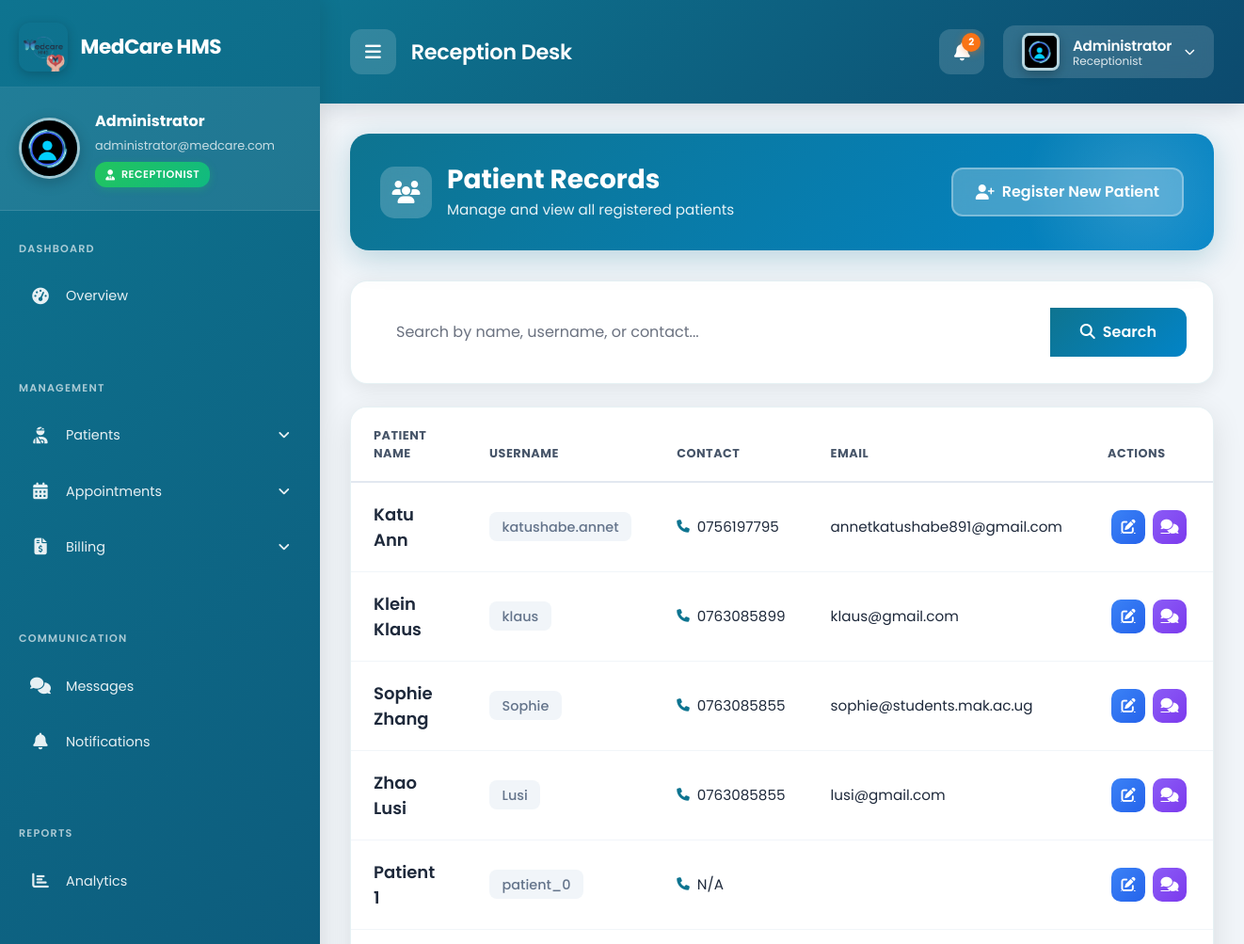
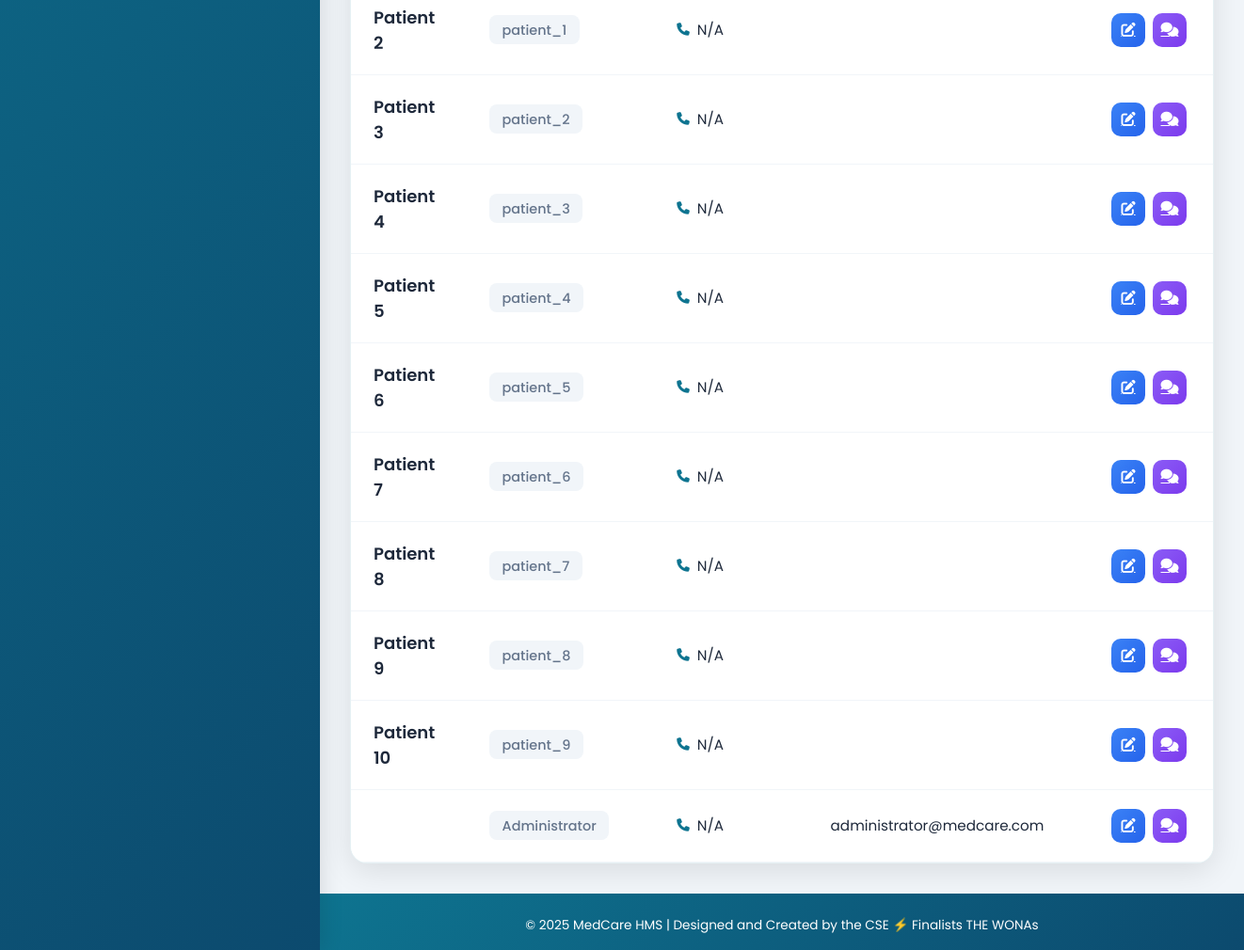
Page /receptionist/patients/ (signed in) on the committed database (2 pictures, top to bottom).
### patients/models.py (models this page shows, shortened)
class PatientProfile(models.Model):
    GENDER_CHOICES = (('Male', 'Male'), ('Female', 'Female'), ('Other', 'Other'))
    BLOOD_GROUP_CHOICES = (
        ('A+', 'A+'), ('A-', 'A-'), ('B+', 'B+'), ('B-', 'B-'),
        ('AB+', 'AB+'), ('AB-', 'AB-'), ('O+', 'O+'), ('O-', 'O-'),
    )
    user = models.OneToOneField(User, on_delete=models.CASCADE, related_name='patientprofile')
    profile_picture = models.ImageField(upload_to=get_patient_image_path, null=True, blank=True, default='static/profile_pictures/default.jpeg')
    date_of_birth = models.DateField(null=True, blank=True)
    gender = models.CharField(max_length=10, choices=GENDER_CHOICES, null=True, blank=True)
    address = models.TextField(max_length=500, null=True, blank=True)
    blood_group = models.CharField(max_length=3, choices=BLOOD_GROUP_CHOICES, null=True, blank=True)
    emergency_contact_name = models.CharField(max_length=100, null=True, blank=True)
    emergency_contact_number = models.CharField(max_length=20, null=True, blank=True)
    medical_history = models.TextField(null=True, blank=True, help_text="Allergies, chronic conditions, etc.")
    insurance_provider = models.CharField(max_length=100, null=True, blank=True)
    insurance_policy_number = models.CharField(max_length=100, null=True, blank=True)

### accounts/models.py (models this page shows, shortened)
class UserProfile(models.Model):
    ROLE_CHOICES = (
        ('ADMIN', 'Admin'),
        ('DOCTOR', 'Doctor'),
        ('RECEPTIONIST', 'Receptionist'),
        ('PATIENT', 'Patient'),
    )
    user = models.OneToOneField(User, on_delete=models.CASCADE)
    role = models.CharField(max_length=20, choices=ROLE_CHOICES)
    contact = models.CharField(max_length=20, null=True, blank=True)

### receptionist/views.py (the view)
# urls.py: path('patients/', views.patient_list_view, name='patient_list'),
@login_required
@receptionist_required
def patient_list_view(request):
    query = request.GET.get('q')
    if query:
        patients = PatientProfile.objects.filter(
            Q(user__username__icontains=query) |
            Q(user__first_name__icontains=query) |
            Q(user__last_name__icontains=query) |
            Q(user__userprofile__contact__icontains=query)
        ).select_related('user', 'user__userprofile')
    else:
        patients = PatientProfile.objects.all().select_related('user', 'user__userprofile')
    return render(request, 'receptionist/patient_list.html', {'patients': patients, 'query': query})

### accounts/templatetags/profile_tags.py (called while the page is built)
@register.simple_tag
def get_profile_image_url(user):
    try:
        if hasattr(user, 'doctorprofile') and user.doctorprofile.profile_picture:
            return user.doctorprofile.profile_picture.url
        elif hasattr(user, 'patientprofile') and user.patientprofile.profile_picture:
            return user.patientprofile.profile_picture.url
        elif hasattr(user, 'receptionistprofile') and user.receptionistprofile.profile_picture:
            return user.receptionistprofile.profile_picture.url
    except (AttributeError, ValueError):
        pass
    return '/static/profile_pictures/default.jpeg'

@register.simple_tag
def get_user_initials(user):
    if user.first_name and user.last_name:
        return f"{user.first_name[0]}{user.last_name[0]}".upper()
    elif user.first_name:
        return user.first_name[0].upper()
    elif user.username:
        return user.username[0].upper()
    return "U"

@register.simple_tag
def get_user_role_color(user):
    try:
        if hasattr(user, 'doctorprofile'):
            return '#14B8A6'  # Teal accent for doctors
        elif hasattr(user, 'patientprofile'):
            return '#0E7490'  # Primary teal for patients
        elif hasattr(user, 'receptionistprofile'):
            return '#5ce9f6'  # Purple accent for receptionists
    except AttributeError:
        pass
    return '#14B8A6'  # Default to teal

@register.inclusion_tag('components/profile_image.html')
def profile_image(user, size="40", css_class="user-avatar", show_fallback=True):
    return {
        'user': user,
        'size': size,
        'css_class': css_class,
        'show_fallback': show_fallback,
        'image_url': get_profile_image_url(user),
        'initials': get_user_initials(user),
        'role_color': get_user_role_color(user),
    }

### chat/context_processors.py (called while the page is built)
def unread_chat_messages(request):
    if request.user.is_authenticated:
        threads = request.user.chat_threads.all()
        total_unread = 0
        for thread in threads:
            total_unread += thread.get_unread_count_for_user(request.user)
        return {'unread_chat_messages_count': total_unread}
    return {'unread_chat_messages_count': 0}

### chat/models.py (called while the page is built)
    def get_unread_count_for_user(self, user):
        return self.messages.filter(is_read=False).exclude(sender=user).count()

### templates/receptionist/patient_list.html (shortened to what this page needs)
{% extends 'base_receptionist.html' %}
{% block content %}
<div class="patients-container">
    <div class="patients-header">
        <div class="patients-header-content">
            <div class="patients-title">
                <div class="title-icon">
                    <i class="fas fa-users"></i>
                </div>
                <div>
                    <h2>Patient Records</h2>
                    <p>Manage and view all registered patients</p>
                </div>
            </div>
            <a href="{% url 'receptionist:add_patient' %}" class="btn-add-patient">
                <i class="fas fa-user-plus"></i>
                Register New Patient
            </a>
        </div>
    </div>
    <div class="search-card">
        <form method="get">
            <div class="input-group">
                <input type="text" name="q" class="form-control search-input"
                       placeholder="Search by name, username, or contact..."
                       value="{{ query|default:'' }}">
                <button class="btn btn-search" type="submit">
                    <i class="fas fa-search me-2"></i>Search
                </button>
            </div>
        </form>
    </div>
    <div class="table-card">
        <div class="table-responsive">
            <table class="table patients-table">
                <thead>
                    <tr>
                        <th>Patient Name</th>
                        <th>Username</th>
                        <th>Contact</th>
                        <th>Email</th>
                        <th>Actions</th>
                    </tr>
                </thead>
                <tbody>
                    {% for patient in patients %}
                    <tr>
                        <td><span class="patient-name">{{ patient.user.get_full_name }}</span></td>
                        <td><span class="username-badge">{{ patient.user.username }}</span></td>
                        <td>
                            <div class="contact-info">
                                <i class="fas fa-phone"></i>
                                {{ patient.user.userprofile.contact|default:"N/A" }}
                            </div>
                        </td>
                        <td>{{ patient.user.email }}</td>
                        <td>
                            <div class="d-flex">
                                <a href="{% url 'receptionist:edit_patient' patient.pk %}"
                                   class="action-btn action-btn-edit"
                                   title="Edit Patient Details">
                                    <i class="fas fa-edit"></i>
                                </a>
                                <a href="{% url 'chat:start_chat' patient.user.id %}"
                                   class="action-btn action-btn-chat"
                                   title="Chat with Patient">
                                    <i class="fas fa-comments"></i>
                                </a>
                            </div>
                        </td>
                    </tr>
                    {% endfor %}
                </tbody>
            </table>
        </div>
    </div>
</div>
{% endblock %}

### templates/base_receptionist.html (shortened to what this page needs)
{% load static %}
{% load profile_tags %}
<!DOCTYPE html>
<html lang="en">
<head>
    <link href="https://cdn.jsdelivr.net/npm/bootstrap@5.3.0/dist/css/bootstrap.min.css" rel="stylesheet">
    <link rel="stylesheet" href="https://cdnjs.cloudflare.com/ajax/libs/font-awesome/6.4.0/css/all.min.css">
    <link rel="stylesheet" href="{% static 'css/themes/receptionist-theme.css' %}">
</head>
<body class="receptionist-theme">
    <nav class="sidebar" id="receptionistSidebar">
        <div class="sidebar-brand">
            <img src="{% static 'images/logo.png' %}" alt="MedCare Logo">
            <span class="brand-text">MedCare HMS</span>
        </div>
        <div class="sidebar-user-profile">
            <img src="{% if request.user.receptionistprofile.profile_picture %}{{ request.user.receptionistprofile.profile_picture.url }}{% else %}{% static 'images/default.jpeg' %}{% endif %}"
                 alt="{{ request.user.get_full_name }}"
                 class="sidebar-user-avatar"
                 onerror="this.src='{% static 'images/default.jpeg' %}'">
            <div class="sidebar-user-info">
                <div class="sidebar-user-name">{{ request.user.get_full_name|default:request.user.username }}</div>
                <div class="sidebar-user-email">{{ request.user.email }}</div>
                <span class="sidebar-user-role">
                    <i class="fas fa-user-tie"></i>
                    Receptionist
                </span>
            </div>
        </div>
        <div class="nav-section">
            <div class="nav-section-title">Dashboard</div>
            <a href="{% url 'accounts:receptionist_dashboard' %}" class="menu-link {% if request.resolver_match.url_name == 'receptionist_dashboard' %}active{% endif %}">
                <span class="menu-icon"><i class="fas fa-tachometer-alt"></i></span>
                <span class="menu-text">Overview</span>
            </a>
        </div>
        <div class="nav-section">
            <div class="nav-section-title">Management</div>
            <a href="#" class="menu-link has-submenu" data-target="patientMenu">
                <span class="menu-icon"><i class="fas fa-user-injured"></i></span>
                <span class="menu-text">Patients</span>
            </a>
            <a href="#" class="menu-link has-submenu" data-target="appointmentMenu">
                <span class="menu-icon"><i class="fas fa-calendar-alt"></i></span>
                <span class="menu-text">Appointments</span>
            </a>
            <a href="#" class="menu-link has-submenu" data-target="billingMenu">
                <span class="menu-icon"><i class="fas fa-file-invoice-dollar"></i></span>
                <span class="menu-text">Billing</span>
            </a>
        </div>
        <div class="nav-section">
            <div class="nav-section-title">Communication</div>
            <a href="{% url 'chat:thread_list' %}" class="menu-link {% if request.resolver_match.app_name == 'chat' %}active{% endif %}">
                <span class="menu-icon"><i class="fas fa-comments"></i></span>
                <span class="menu-text">Messages</span>
            </a>
            <a href="{% url 'notifications:notification_list' %}" class="menu-link {% if request.resolver_match.app_name == 'notifications' %}active{% endif %}">
                <span class="menu-icon"><i class="fas fa-bell"></i></span>
                <span class="menu-text">Notifications</span>
            </a>
        </div>
        <div class="nav-section">
            <div class="nav-section-title">Reports</div>
            <a href="{% url 'reports:reports_dashboard' %}" class="menu-link {% if request.resolver_match.app_name == 'reports' %}active{% endif %}">
                <span class="menu-icon"><i class="fas fa-chart-bar"></i></span>
                <span class="menu-text">Analytics</span>
            </a>
        </div>
    </nav>
    <div class="content-wrapper" id="receptionistContent">
        <div class="topbar">
            <div class="topbar-left">
                <button class="sidebar-toggle" id="sidebarToggle">
                    <i class="fas fa-bars"></i>
                </button>
                <h6 class="topbar-title mb-0">Reception Desk</h6>
            </div>
            <div class="topbar-right">
                <a href="{% url 'notifications:notification_list' %}" class="notification-btn" title="Notifications">
                    <i class="fas fa-bell"></i>
                    {% if unread_notifications_count %}
                    <span class="notification-badge">{{ unread_notifications_count|default:"0" }}</span>
                    {% endif %}
                </a>
                <div class="user-dropdown" id="userDropdown">
                    <button class="user-toggle" id="userMenuToggle">
                        {% profile_image user size="40" css_class="user-avatar" %}
                        <div class="user-info">
                            <span class="user-name">{{ user.get_full_name|default:user.username }}</span>
                            <span class="user-role">Receptionist</span>
                        </div>
                        <i class="fas fa-chevron-down"></i>
                    </button>
                </div>
            </div>
        </div>
        <div class="main-content">
            {% block content %}{% endblock %}
        </div>
        <footer>
            <p class="mb-0">© 2025 MedCare HMS | Designed and Created by the CSE ⚡ Finalists THE WONAs</p>
        </footer>
    </div>
</body>
</html>

### static/css/themes/receptionist-theme.css (style rules this page uses)
:root { --receptionist-primary: #5ce9f6; --receptionist-primary-dark: #0891b2; --receptionist-primary-light: #a5f3fc; --receptionist-secondary: #0284C7; --receptionist-accent: #22D3EE; --receptionist-warning: #F59E0B; --receptionist-danger: #EF4444; --receptionist-success: #10B981; --receptionist-info: #3B82F6; --receptionist-neutral: #6B7280; --receptionist-gradient-primary: linear-gradient(135deg, #5ce9f6 0%, #0891b2 100%); --receptionist-gradient-secondary: linear-gradient(135deg, #22D3EE 0%, #0284C7 100%); --receptionist-gradient-card: linear-gradient(145deg, #ffffff 0%, #f0fdff 100%); --receptionist-gradient-efficiency: linear-gradient(135deg, #a5f3fc 0%, #67e8f9 100%); --receptionist-shadow-primary: 0 4px 20px rgba(92, 233, 246, 0.25); --receptionist-shadow-card: 0 8px 32px rgba(8, 145, 178, 0.15); --receptionist-shadow-hover: 0 12px 40px rgba(92, 233, 246, 0.3); }

### templates/components/messages.html (style rules this page uses)
:root { --message-success: #10b981; --message-success-bg: #ecfdf5; --message-success-border: #a7f3d0; --message-success-text: #065f46; --message-error: #ef4444; --message-error-bg: #fef2f2; --message-error-border: #fecaca; --message-error-text: #991b1b; --message-warning: #f59e0b; --message-warning-bg: #fffbeb; --message-warning-border: #fed7aa; --message-warning-text: #92400e; --message-info: #3b82f6; --message-info-bg: #eff6ff; --message-info-border: #bfdbfe; --message-info-text: #1e40af; --message-slide-duration: 300ms; --message-fade-duration: 250ms; --message-scale-duration: 200ms; }

### rows in the picture
PatientProfile: user.get_full_name "Katu Ann", user.username "katushabe.annet", user.userprofile.contact "0756197795", user.email "annetkatushabe891@gmail.com"
PatientProfile: user.get_full_name "Klein Klaus", user.username "klaus", user.userprofile.contact "0763085899", user.email "klaus@gmail.com"
PatientProfile: user.get_full_name "Sophie Zhang", user.username "Sophie", user.userprofile.contact "0763085855", user.email "sophie@students.mak.ac.ug"
PatientProfile: user.get_full_name "Zhao Lusi", user.username "Lusi", user.userprofile.contact "0763085855", user.email "lusi@gmail.com"
PatientProfile: user.get_full_name "Patient 1", user.username "patient_0", user.userprofile.contact "N/A"
PatientProfile: user.get_full_name "Patient 2", user.username "patient_1", user.userprofile.contact "N/A"
PatientProfile: user.get_full_name "Patient 3", user.username "patient_2", user.userprofile.contact "N/A"
PatientProfile: user.get_full_name "Patient 4", user.username "patient_3", user.userprofile.contact "N/A"
PatientProfile: user.get_full_name "Patient 5", user.username "patient_4", user.userprofile.contact "N/A"
PatientProfile: user.get_full_name "Patient 6", user.username "patient_5", user.userprofile.contact "N/A"
PatientProfile: user.get_full_name "Patient 7", user.username "patient_6", user.userprofile.contact "N/A"
PatientProfile: user.get_full_name "Patient 8", user.username "patient_7", user.userprofile.contact "N/A"
PatientProfile: user.get_full_name "Patient 9", user.username "patient_8", user.userprofile.contact "N/A"
PatientProfile: user.get_full_name "Patient 10", user.username "patient_9", user.userprofile.contact "N/A"
PatientProfile: user.username "Administrator", user.userprofile.contact "N/A", user.email "administrator@medcare.com"

### other values in the picture
{{ request.user.get_full_name|default:request.user.username }} "Administrator"
{{ request.user.email }} "administrator@medcare.com"
{{ unread_notifications_count|default:"0" }} "2"
{{ user.get_full_name|default:user.username }} "Administrator"
